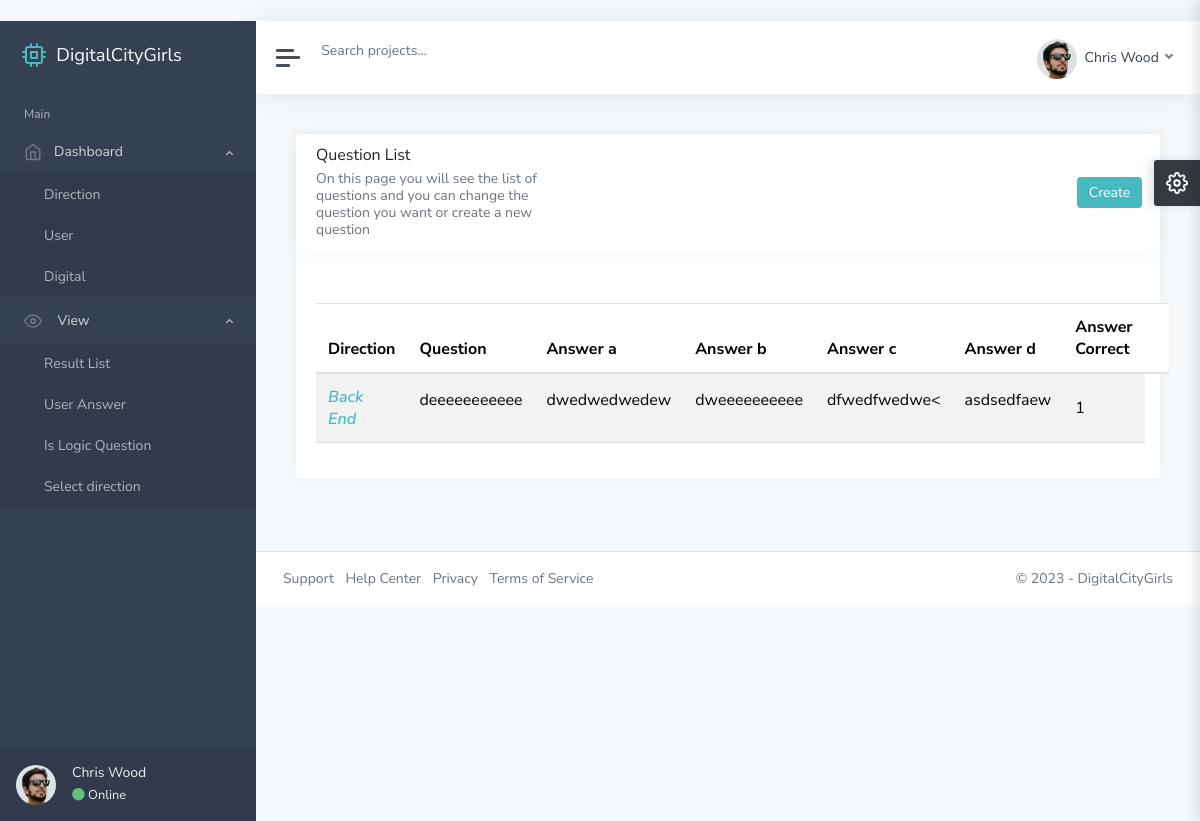
The page /ad/direction-by-question/1/ on the database as committed earlier.
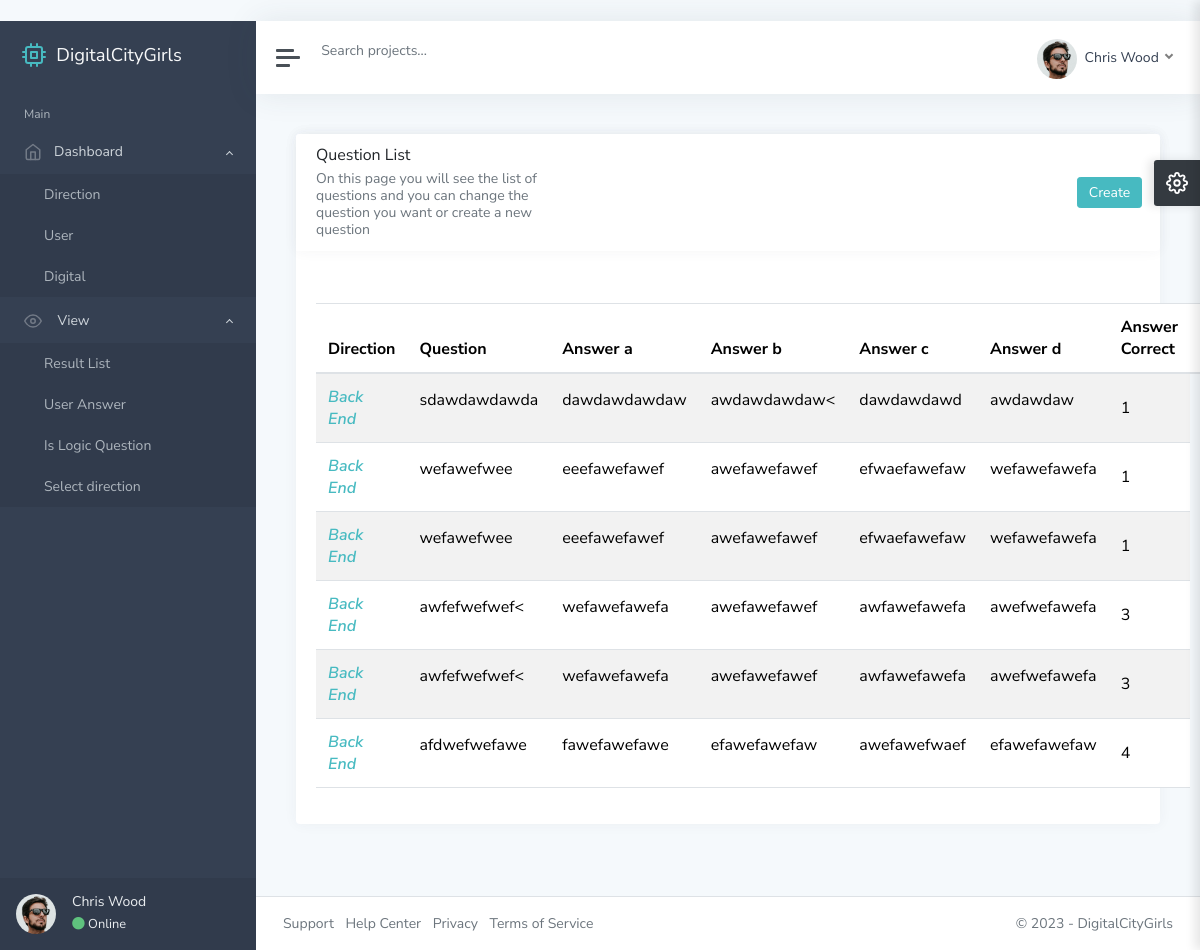
The same page on the database as committed later.
### main/models.py (models this page shows, shortened)
class Question(models.Model):
    direction = models.ForeignKey(Direction, on_delete=models.CASCADE)
    question = RichTextField()
    answer_a = RichTextUploadingField()
    answer_b = RichTextUploadingField()
    answer_c = RichTextUploadingField()
    answer_d = RichTextUploadingField()
    answer_correct = models.IntegerField(choices=(
        (1, 'a'),
        (2, 'b'),
        (3, 'c'),
        (4, 'd'),
    ))

class Direction(models.Model):
    photo = models.ImageField()
    name = models.CharField(max_length=255)
    time = models.DurationField(default=0)
    question_count = models.PositiveIntegerField()
    is_logic = models.BooleanField(default=False)

### adminstrator/views.py (the view)
# urls.py: path("direction-by-question/<int:pk>/", direction_by_question_view, name='direction-by-question'),
def direction_by_question_view(request, pk):
    selected_direction = Direction.objects.get(id=pk)
    questions_in_selected_direction = Question.objects.filter(direction=selected_direction)
    return render(request, 'direction-by-question.html', context={'questions': questions_in_selected_direction, "dir": pk})

### template/direction-by-question.html (shortened to what this page needs)
﻿{% extends 'base.html' %}
{% load static %}
{% block content %}
			<main class="content">
				<div class="container-fluid p-0">
					<div class="row">
						<div class="col-12 col-xl-12">
							<div class="card">
								<div class="card">
                                    <div style="display:flex">
                                        <div style="width:45%" class="card-header">
											<h5 class="card-title">Question List</h5>
											<h6 class="card-subtitle text-muted">On this page you will see the list of questions and you can change the question you want or create a new question</h6>
                            			</div>
										<div style="display:flex;flex-direction: column;align-items: center;justify-content: center;width:100%;align-items: flex-end;">
                               				 <a style="margin-right:3%" class="btn btn-primary" href="{% url 'create-question' dir %}" role="button">Create</a>
										</div>
                        			</div>
								</div>
								<div class="card-body">
									<table id="datatables-basic" class="table table-striped" style="width:100%">
										<thead>
											<tr>
												<th>Direction</th>
												<th>Question</th>
												<th>Answer a</th>
												<th>Answer b</th>
												<th>Answer c</th>
												<th>Answer d</th>
												<th>Answer Correct</th>
												<th></th>
											</tr>
										</thead>
										<tbody>
										{% for question in questions %}
											<tr>
												<td><a href="{% url 'edit' question.id %}"><strong><em>{{ question.direction.name}}</em></strong></a></td>
												<td>{{ question.question|slice:":15"|safe }}</td>
												<td>{{ question.answer_a|slice:":15"|safe }}</td>
												<td>{{ question.answer_b|slice:":15"|safe }}</td>
												<td>{{ question.answer_c|slice:":15"|safe }}</td>
												<td>{{ question.answer_d|slice:":15"|safe }}</td>
												<td>{{ question.answer_correct }}</td>
											</tr>
										{% endfor %}
										</tbody>
									</table>
								</div>
							</div>
						</div>
					</div>
				</div>
			</main>
{% endblock content %}

Rows that differ between the two databases and show on the page:
removed Question: direction.name "Back End", question "deeeeeeeeeee", answer_a "dwedwedwedew", answer_b "dweeeeeeeeee", answer_c "dfwedfwedwe<", answer_d "asdsedfaew", answer_correct "1"
added Question: direction.name "Back End", question "sdawdawdawda", answer_a "dawdawdawdaw", answer_b "awdawdawdaw<", answer_c "dawdawdawd", answer_d "awdawdaw", answer_correct "1"
added Question: direction.name "Back End", question "wefawefwee", answer_a "eeefawefawef", answer_b "awefawefawef", answer_c "efwaefawefaw", answer_d "wefawefawefa", answer_correct "1"
added Question: direction.name "Back End", question "wefawefwee", answer_a "eeefawefawef", answer_b "awefawefawef", answer_c "efwaefawefaw", answer_d "wefawefawefa", answer_correct "1"
added Question: direction.name "Back End", question "awfefwefwef<", answer_a "wefawefawefa", answer_b "awefawefawef", answer_c "awfawefawefa", answer_d "awefwefawefa", answer_correct "3"
added Question: direction.name "Back End", question "awfefwefwef<", answer_a "wefawefawefa", answer_b "awefawefawef", answer_c "awfawefawefa", answer_d "awefwefawefa", answer_correct "3"
added Question: direction.name "Back End", question "afdwefwefawe", answer_a "fawefawefawe", answer_b "efawefawefaw", answer_c "awefawefwaef", answer_d "efawefawefaw", answer_correct "4"
